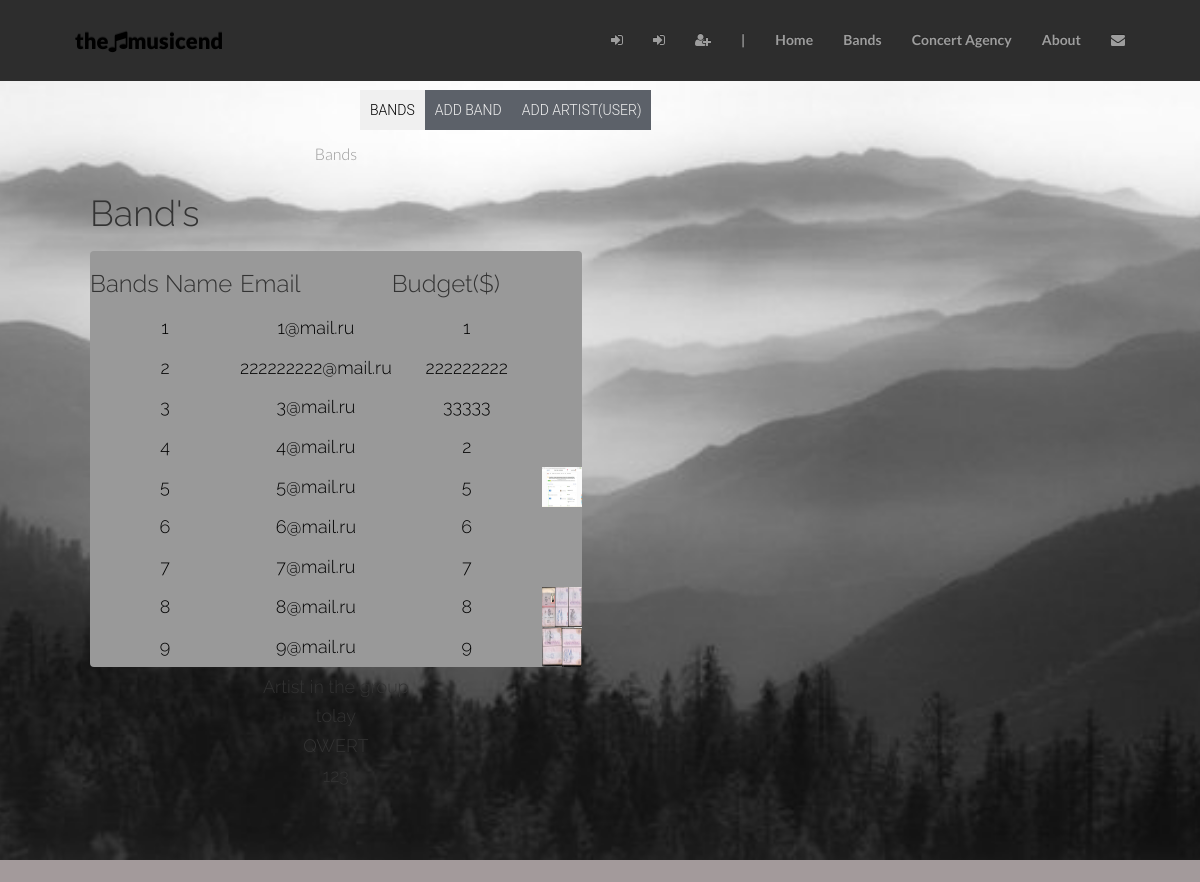
Screenshot of /Bands with the database file from the repository.
### myapp/models.py (models this page shows, shortened)
class Band(models.Model):
    bands_name = models.CharField(max_length=128)
    email = models.EmailField()
    photo = models.ImageField(null=True, blank=True, default=None, verbose_name='Фото')
    budget = models.CharField(max_length=128)
    user = models.ManyToManyField(User, through='BandUsername', through_fields=('bands_name', 'username'))
    def get_artist(self):
        return [{'name': artist.username} for artist in self.user.all()]

### myapp/views.py (the view, shortened to what this page needs)
# urls.py: url(r'^Bands', BandsListView.as_view(), name='Bands'),
class BandsListView(ListView):
    model = Band
    template_name = "bands.html"
    form_class = BandsForms
    def get(self, request, *args, **kwargs):
        id = request.GET.get('id')
        form = BandsForms(request.POST or None)
        if id:
            queryset = Band.objects.filter(id=id)
            object_list = Band.objects.filter(id=id)
        else:
            object_list = Band.objects.all()
        return render(request, 'bands.html', locals())

### templates/bands.html (shortened to what this page needs)
<!DOCTYPE html>
{% extends 'base.html' %}
{% block body1 %}
{% load static %}
    <link rel="stylesheet" href="{% static 'Bootstrap/css1/css.css' %}">
    <div id="headerwrap">
        <div class = "container">
            <div class="row centered">
                <div class="tabs">
                    <div class="tabs-header">
                        <div class="tab-h" data-tab="0">Bands</div>
                        <div class="tab-h" data-tab="1">Add band</div>
                        <div class="tab-h" data-tab="2">add artist(user)</div>
                    </div>
                    <div class="tabs-body">
                        <div class="col-lg-8 col-ofsset-2">
                            <div class="tab-b">
                                <table class = tooltip-inner>
                                    <caption><h1>Band's</h1></caption>
                                        <tr>
                                            <th><h3 >Bands Name</h3></th>
                                            <th><h3>Email</h3></th>
                                            <th><h3>Budget($)</h3></th>Bands
                                        </tr>
                                    {% for band in object_list %}
                                        <tr>
                                            <td><h4><a href={% url "Bands"%}?id={{ band.id }} > {{ band.bands_name }}</a></h4></td>
                                            <td><h4><a href={% url "Bands"%}?id={{ band.id }} >{{ band.email }}</a></h4></td>
                                            <td><h4><a href={% url "Bands"%}?id={{ band.id }} > {{ band.budget }}</a></h4></td>
                                            <td>{% if band.photo.url != None %}
                                                    <img alt="None" src="{{ band.photo.url }}" width=40px height=40px>
                                                {% endif %}
                                            </td>
                                        </tr>
                                    {% endfor %}
                                </table>
                                    <h4>Artist in the group</h4>
                                    {% for band in object_list %}
                                        {% for artist in band.get_artist %}
                                          <h4>{{ artist.name }}</h4>
                                        {% endfor %}
                                    {% endfor %}
                            </div>
                        </div>
                     </div>
                </div>
            </div>
        </div>
    </div>
{% endblock %}

### templates/base.html (shortened to what this page needs)
<!DOCTYPE html>
<html lang="en">
<head>
    {% load static %}
    <link rel="stylesheet" href="{% static 'Bootstrap/css1/bootstrap.css' %}">
    <link rel="stylesheet" href="{% static 'Bootstrap/css1/font-awesome.min.css' %}">
    <link rel="stylesheet" href="{% static 'Bootstrap/css1/bootstrap-theme.css' %}">
    <link rel="stylesheet" href="{% static 'Bootstrap/css1/bootstrap-theme.min.css' %}">
    <link rel="stylesheet" href="{% static 'Bootstrap/css1/main.css' %}">
    <link rel="stylesheet" href="{% static 'Bootstrap/css1/css.css' %}">
    <link rel="stylesheet" href="{% static 'infinite.min.js' %}">
    <link rel="stylesheet" href="{% static 'jquery.waypoints.min.js' %}">
    <link rel="stylesheet" href="{% static 'alight_0.12.last.min.js' %}">
    <link rel="stylesheet" href="{% static 'Bootstrap/js/bootstrap.min.js' %}">
</head>
<div class ="navbar navbar-inverse navbar-fixed-top">
    <div class ="container">
        <div class="navbar-header">
            <a class ="navbar-brand" href ="">the<i class="fa fa-music" aria-hidden="true"></i>musicend</a>
        </div>
            <div class ="navbar-collapse collapse">
                <ul class ="nav navbar-nav navbar-right">
                {% if request.user.is_authenticated %}
                    <li><a href="{%url 'logout_url'  %}">logout</a></li>
                    <li><a href="{%url 'userinfo'  %}">{{request.user.username}}</a></li>
                {% else %}
                    {% if "/authorization/" == request.path %}
                        <li class = "active"><a href="{%url 'authorization' %}"><i class="fa fa-sign-in" aria-hidden="true"></i></a></li>
                    {% else %}
                        <li><a href="{%url 'authorization' %}"><i class="fa fa-sign-in" aria-hidden="true"></i></a></li>
                    {% endif %}
                    <li>
                         <a href="" data-toggle="modal" data-target="#myModal" ><i class="fa fa-sign-in" aria-hidden="true"></i></a>
                    </li>
                    {% if "/registration/" == request.path %}
                        <li class = "active"><a href="{%url 'registration' %}"><i class="fa fa-user-plus" aria-hidden="true"></i></a></li>
                    {% else %}
                        <li><a href="{%url 'registration' %}"><i class="fa fa-user-plus" aria-hidden="true"></i></a></li>
                    {% endif %}
                    {% endif %}
                    <li><a href="">|</a></li>
                    {% if "/main" == request.path %}
                        <li class = "active"><a href={%url 'main'%}>Home</a></li>
                    {% else %}
                        <li><a href={%url 'main'%}>Home</a></li>
                    {% endif %}
                    {% if "/Bands/" == request.path %}
                        <li class = "active"><a href={%url 'Bands' %}>Bands</a></li>
                    {% else %}
                        <li><a href={%url 'Bands' %}>Bands</a></li>
                    {% endif %}
                    {% if "/ConcertAgency/" == request.path %}
                        <li class = "active"><a href={%url 'concertAgency' %}>Concert Agency</a></li>
                    {% else %}
                        <li><a href={%url 'concertAgency' %}>Concert Agency</a></li>
                    {% endif %}
                    {% if "/about" == request.path %}
                        <li class = "active"><a href={%url 'about'  %}>About</a></li>
                    {% else %}
                        <li><a href={%url 'about'  %}>About</a></li>
                    {% endif %}
                    {% if "/notif/" == request.path %}
                        <li class = "active"><a href="{%url 'notification' %}"><i class="fa fa-envelope" aria-hidden="true"></i></a></li>
                    {% else %}
                        <li><a href="{%url 'notification' %}"><i class="fa fa-envelope" aria-hidden="true"></i></a></li>
                    {% endif %}
                </ul>
         </div>
    </div>
</div>
    {% block body1 %}
    {% endblock %}
</html>

### rows the page displays
Band: bands_name "1", email "1@mail.ru", budget "1"
Band: email "222222222@mail.ru", budget "222222222"
Band: bands_name "3", email "3@mail.ru", budget "33333"
Band: bands_name "4", email "4@mail.ru", budget "2"
Band: bands_name "5", email "5@mail.ru", budget "5", photo (picture)
Band: bands_name "6", email "6@mail.ru", budget "6"
Band: email "7@mail.ru", budget "7"
Band: email "8@mail.ru", budget "8", photo (picture)
Band: bands_name "9", email "9@mail.ru", budget "9", photo (picture)

### other values shown
{{ artist.name }} "tolay" "QWERT" "123"
